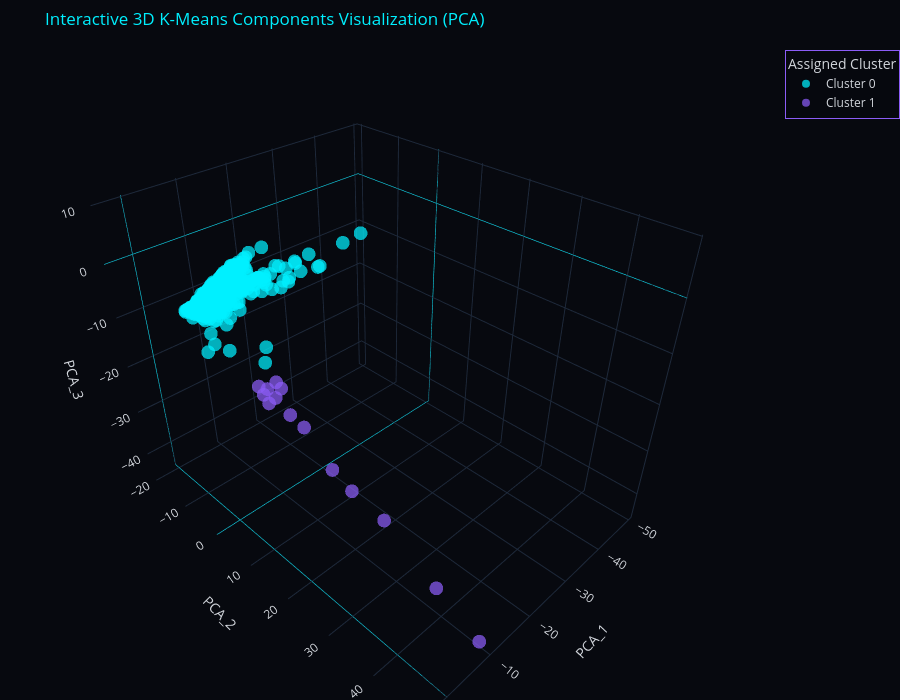

Notebook source saved alongside this figure:
### Code cell
# 4. Apply Dimensionality Reduction (PCA) and Plot 3D Interactive Scatter
from sklearn.decomposition import PCA

# Reduce dimensions to 3
pca = PCA(n_components=3, random_state=42)
pca_components = pca.fit_transform(X_scaled_df)

# Add PCA components to the clustered dataframe for visualization
df_clustered['PCA_1'] = pca_components[:, 0]
df_clustered['PCA_2'] = pca_components[:, 1]
df_clustered['PCA_3'] = pca_components[:, 2]

# Convert 'Cluster' to a string column for discrete colors
df_clustered['Cluster_str'] = 'Cluster ' + df_clustered['Cluster'].astype(str)

# Create an interactive 3D scatter plot
fig_3d = px.scatter_3d(
    df_clustered,
    x='PCA_1',
    y='PCA_2',
    z='PCA_3',
    color='Cluster_str',
    color_discrete_sequence=GALAXY_PALETTE,
    title='Interactive 3D K-Means Components Visualization (PCA)',
    opacity=0.72,
    labels={'Cluster_str': 'Assigned Cluster'},
    height=700,
)

# Improve layout
fig_3d.update_layout(margin=dict(l=0, r=0, b=0, t=50))
apply_galaxy_plotly(fig_3d)
fig_3d.show()

### Figure 1 — Plotly figure (JSON) as saved in the notebook; plotly's stock layout.template omitted (floating-point values rounded to 4 significant figures; data arrays with more than 128 entries replaced by an {"elided": "..."} marker saying what was removed)
{"data": [{"hovertemplate": "Assigned Cluster=Cluster 0<br>PCA_1=%{x}<br>PCA_2=%{y}<br>PCA_3=%{z}<extra></extra>", "legendgroup": "Cluster 0", "marker": {"color": "#00F0FF", "opacity": 0.72, "symbol": "circle"}, "mode": "markers", "name": "Cluster 0", "scene": "scene", "showlegend": true, "type": "scatter3d", "x": {"elided": "9550 float values"}, "y": {"elided": "9550 float values"}, "z": {"elided": "9550 float values"}}, {"hovertemplate": "Assigned Cluster=Cluster 1<br>PCA_1=%{x}<br>PCA_2=%{y}<br>PCA_3=%{z}<extra></extra>", "legendgroup": "Cluster 1", "marker": {"color": "#8B5CF6", "opacity": 0.72, "symbol": "circle"}, "mode": "markers", "name": "Cluster 1", "scene": "scene", "showlegend": true, "type": "scatter3d", "x": [-2.432, -3.334, -0.5685, -2.209, -1.534, 0.03327, -6.561, -1.157, 0.07215, -2.48, -4.062, -8.139, 0.1882, -9.651], "y": [17.87, 22.82, 12.2, 15.03, 14.31, 13.1, 30.51, 13.21, 12.04, 11.85, 26.22, 40.19, 11.17, 47.98], "z": [-15.4, -21.24, -10.31, -14.51, -9.635, -12.15, -28.66, -11.72, -11.1, -10.23, -23.79, -37.31, -9.995, -44.29]}], "layout": {"colorway": ["#00F0FF", "#8B5CF6", "#FBBF24", "#3B82F6", "#D946EF", "#F43F5E"], "font": {"color": "#D1D5DB"}, "height": 700, "legend": {"bgcolor": "rgba(7, 9, 15, 0.85)", "bordercolor": "#8B5CF6", "borderwidth": 1, "font": {"color": "#D1D5DB"}, "title": {"text": "Assigned Cluster"}, "tracegroupgap": 0}, "margin": {"b": 0, "l": 0, "r": 0, "t": 50}, "paper_bgcolor": "#07090F", "plot_bgcolor": "#07090F", "scene": {"bgcolor": "#07090F", "domain": {"x": [0, 1], "y": [0, 1]}, "xaxis": {"backgroundcolor": "#07090F", "color": "#D1D5DB", "gridcolor": "#1E293B", "title": {"text": "PCA_1"}, "zerolinecolor": "#00F0FF"}, "yaxis": {"backgroundcolor": "#07090F", "color": "#D1D5DB", "gridcolor": "#1E293B", "title": {"text": "PCA_2"}, "zerolinecolor": "#00F0FF"}, "zaxis": {"backgroundcolor": "#07090F", "color": "#D1D5DB", "gridcolor": "#1E293B", "title": {"text": "PCA_3"}, "zerolinecolor": "#00F0FF"}}, "title": {"font": {"color": "#00F0FF"}, "text": "Interactive 3D K-Means Components Visualization (PCA)"}, "xaxis": {"color": "#D1D5DB", "gridcolor": "#1E293B", "zerolinecolor": "#8B5CF6"}, "yaxis": {"color": "#D1D5DB", "gridcolor": "#1E293B", "zerolinecolor": "#8B5CF6"}}}
